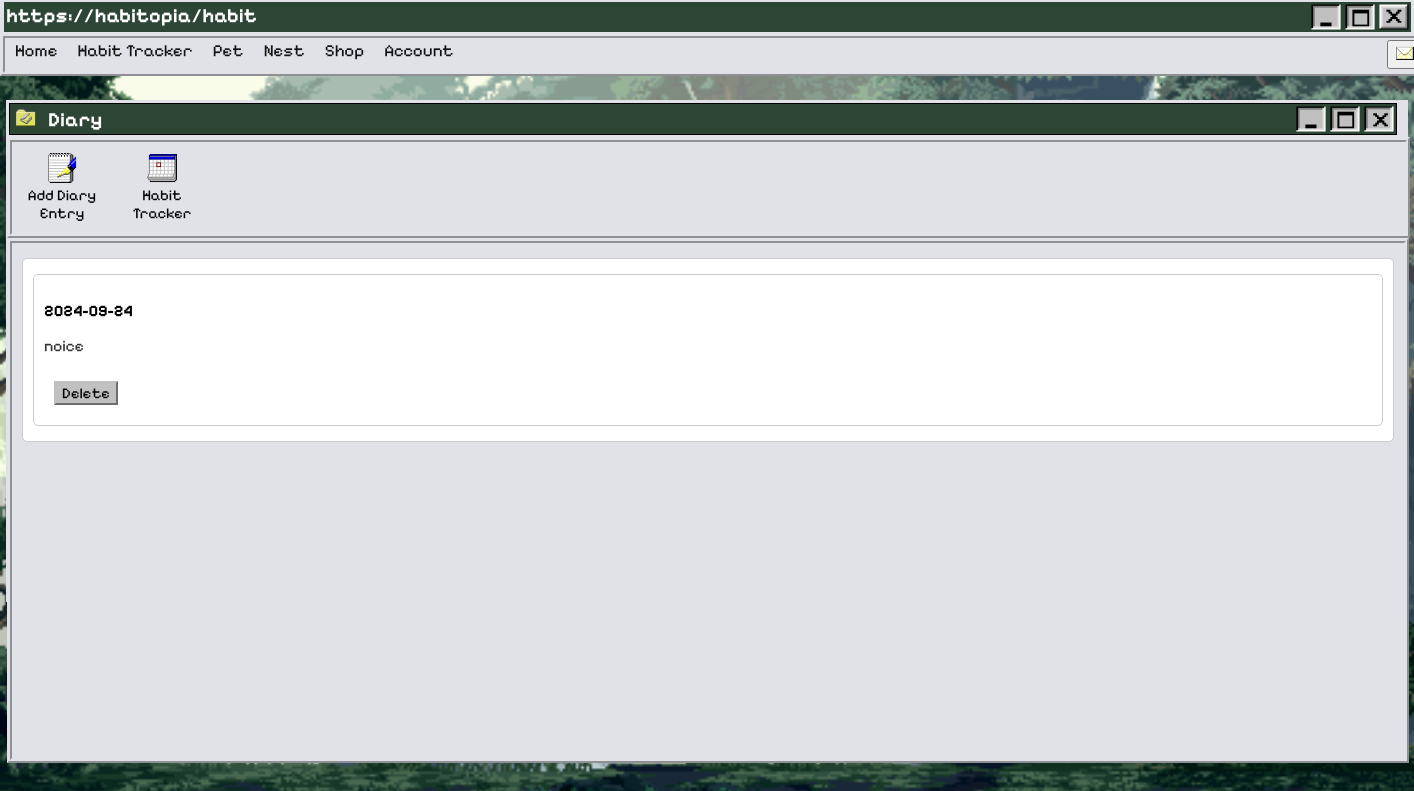
Before: /diary (signed in) with the older database file.
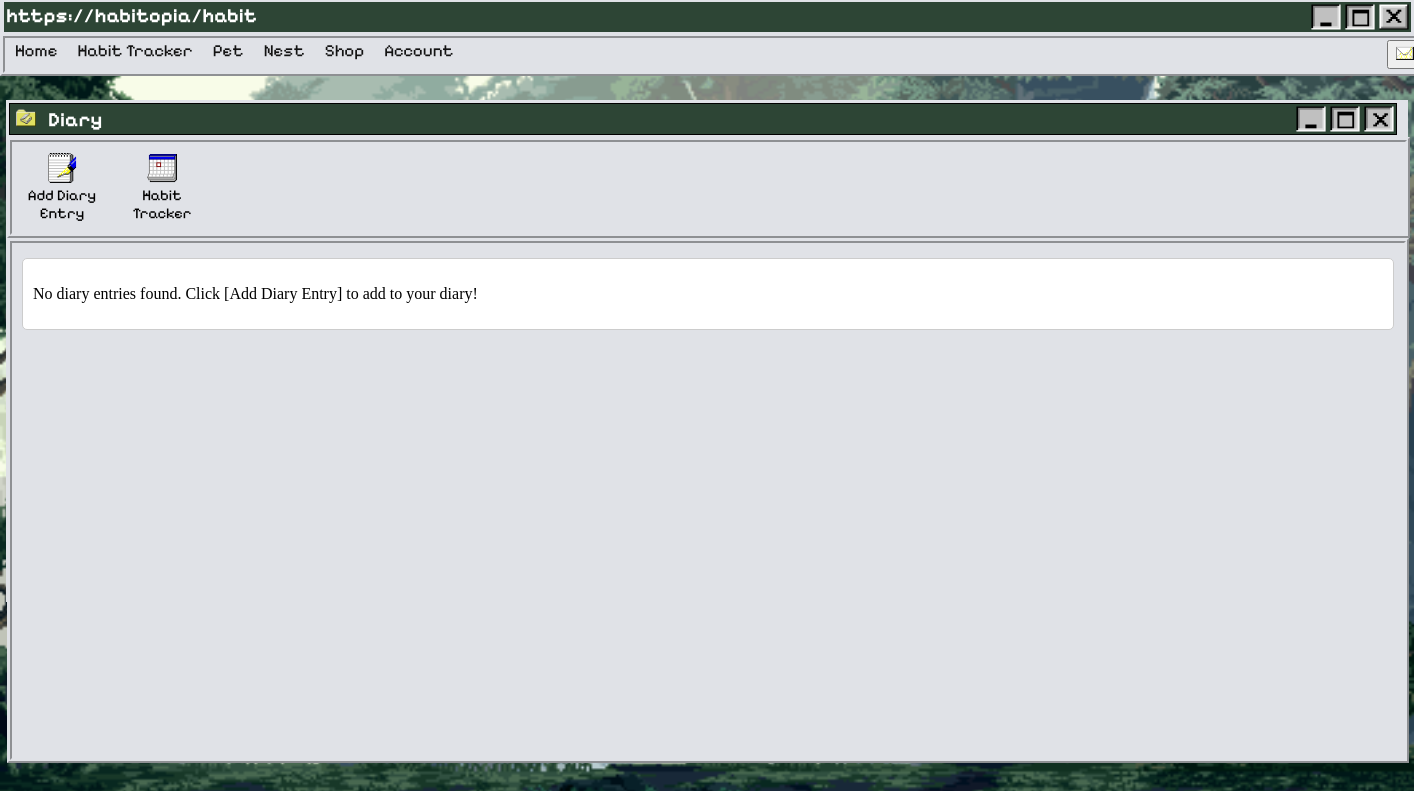
After: the same page with the newer database file.
### home.py (models this page shows)
class DiaryEntry(db.Model):
    user_id = db.Column(db.Integer, db.ForeignKey('user.id'), nullable=False)
    id = db.Column(db.Integer, primary_key=True)
    date = db.Column(db.Date, nullable=False)
    text = db.Column(db.Text, nullable=False)
    user = db.relationship('User', backref='diary_entry', lazy=True)

### home.py (the view)
@app.route('/diary', methods=['GET'])
@login_required
def diary():
    entries = DiaryEntry.query.filter_by(user_id=current_user.id).all()
    return render_template('diary.html', diary_entries=entries)

### home.py (called while the page is built)
@login_manager.user_loader
def load_user(user_id):
    return User.query.get(int(user_id))

### templates/diary.html (shortened to what this page needs)
{% extends "base.html" %}
{% block css %} <link rel="stylesheet" href="/static/styles/HabitStyles.css" > {% endblock %}
{% block heading %}https://habitopia/habit{% endblock %}
{% block content %}
<div id="wrap">
    <div class="topbox2">
        <ul>
            <li><img src="/static/styles/assets/directory_business_calendar-2.png" width=20px class="topboxtext2"></li>
            <li><h5 class="topboxtext2">Diary</h5></li>
        </ul>
        <ul>
            <li><img src="/static/styles/assets/exit-active.png" class="icon"></li>
            <li><img src="/static/styles/assets/window-active.png" class="icon"></li>
            <li><img src="/static/styles/assets/minimise-active.png" class="icon"></li>
        </ul>
    </div>
    <div class="nav2">
        <ul>
            <li><button id="openDiaryModalBtn" onclick="openDiaryModal()" class="iconbutton" ><img src="/static/styles/assets/write_wordpad-1.png" class="icon2"><p class="icontext">Add Diary Entry</p></button></li>
            <li><a href="{{ url_for('habit') }}"><button class="iconbutton"><img src="/static/styles/assets/calendar-3.png" class="icon2"><p class="icontext">Habit Tracker</p></button></a></li>
        </ul>
    </div>
    <div class="wrap2">
        <div class="diary-entry">
            {% if diary_entries %}
                {% for entry in diary_entries %}
                    <div class="diary-entry">
                        <p class="entry-date">{{ entry.date.strftime('%Y-%m-%d') }}</p>
                        <p class="entry-text">{{ entry.text }}</p>
                        <form action="{{ url_for('delete_diary', entry_id=entry.id) }}" method="POST" style="display:inline;">
                            <button type="submit" class="callendarbutton">Delete</button>
                        </form>
                    </div>
                {% endfor %}
            {% else %}
                <p>No diary entries found. Click [Add Diary Entry] to add to your diary! </p>
            {% endif %}
        </div>
    </div>
</div>
{% endblock %}

Changed rows visible on the page:
removed DiaryEntry: date "2024-09-24", text "noice"
Other visible differences:
text now shown: "No diary entries found. Click [Add Diary Entry] to add to your diary!"
